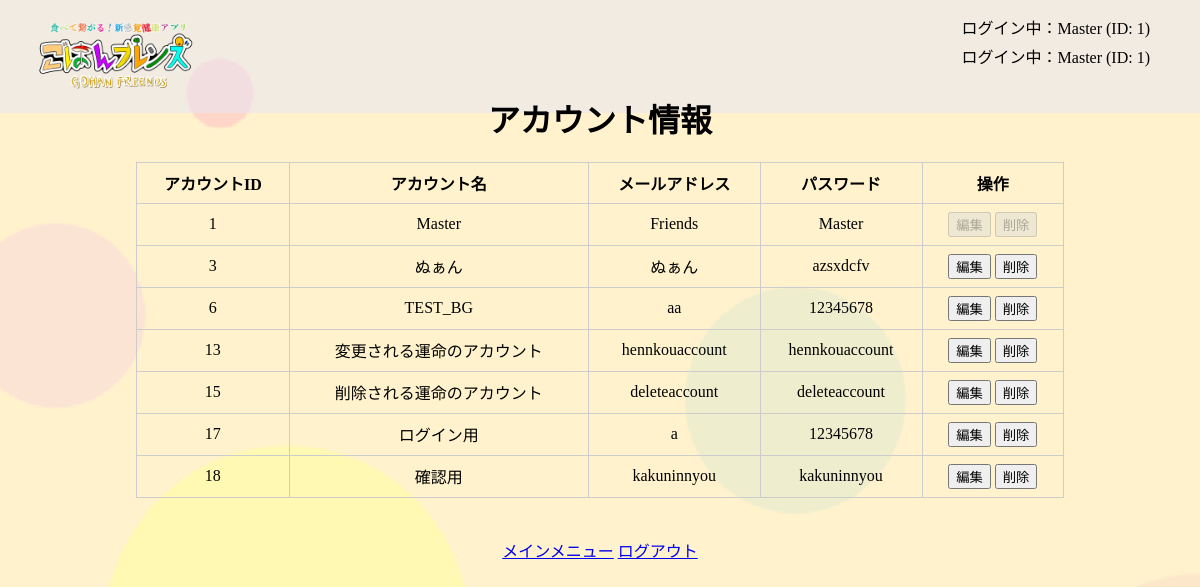
Page /master/account_look (signed in) on the committed database.
### tables this page shows
CREATE TABLE ACCOUNT (
                        ACCOUNT_ID INTEGER PRIMARY KEY AUTOINCREMENT,
                        ACCOUNT_NAME TEXT NOT NULL,
                        MAIL TEXT NOT NULL,
                        PASS TEXT NOT NULL
                    );

### app.py (the view)
@app.route('/master/account_look')
def account_look():
    if 'account_name' in session:
        conn = get_db()
        cur = conn.cursor()
        cur.execute("SELECT ACCOUNT_ID, ACCOUNT_NAME, MAIL, PASS FROM ACCOUNT")
        accounts = cur.fetchall()  # アカウント情報のリストを取得
        cur.close()
        conn.close()
        return render_template('master/account_look.html', accounts=accounts)  # 引数がシンプルになった

### app.py (called while the page is built)
def get_db():
    conn = sqlite3.connect(DATABASE)
    return conn

@app.context_processor
def inject_account_info():
    return {
        'account_name': session.get('account_name'),
        'account_id': session.get('account_id')
    }

### templates/master/account_look.html (shortened to what this page needs)
{% extends 'base.html' %}
{% block content %}
    <link rel="stylesheet" href="{{ url_for('static', filename='css/account_look.css') }}">
    <div class="container">
        <p>ログイン中：{{ account_name }} (ID: {{ account_id }})</p>
    </div>
    <h1 class="txtcenter">アカウント情報</h1>
    <div class="table-container">
        <table>
            <tr>
                <th>アカウントID</th>
                <th>アカウント名</th>
                <th>メールアドレス</th>
                <th>パスワード</th>
                <th>操作</th>
            </tr>
            {% for account in accounts %}
            <tr>
                <td>{{ account[0] }}</td>
                <td data-original="{{ account[1] }}">{{ account[1] }}</td>
                <td data-original="{{ account[2] }}">{{ account[2] }}</td>
                <td data-original="{{ account[3] }}">{{ account[3] }}</td>
                <td>
                    {% if account[0] == 1 %}
                        <button class="edit-button" type="button" disabled>編集</button>
                        <button class="delete-button" type="button" disabled>削除</button>
                    {% else %}
                        <button class="edit-button" type="button" onclick="editRow(this.parentElement.parentElement)">編集</button>
                        <button class="delete-button" type="button" onclick="showDeleteConfirmation(this.parentElement.parentElement)">削除</button>
                    {% endif %}
                </td>
            </tr>
            {% endfor %}
        </table>
    </div>
    <div class="txtcenter">
    <a href="{{ url_for('mainmenu') }}">メインメニュー</a>
    <a href="{{ url_for('logout') }}">ログアウト</a>
    </div>
{% endblock %}

### templates/base.html (shortened to what this page needs)
<!DOCTYPE html>
<html lang="ja">
<head>
    <link rel="stylesheet" href="../static/css/style.css">
</head>
<body background="{{ url_for('static', filename='img/background.png') }}" class="kabegami">
    <header class="clearfix">
        <img src="{{ url_for('static', filename='img/title.png') }}" class="header_logo">
    </header>
    <main>
        <div class="container">
            <p>ログイン中：{{ account_name }} (ID: {{ account_id }})</p>
        </div>
        {% block content %}{% endblock %}
    </main>
</body>
</html>

### static/css/style.css (style rules this page uses)
html, body { margin: 0; padding: 0; box-sizing: border-box; height: 100%; overflow: hidden; }
.kabegami { background-size: cover; }
header { display: flex; align-items: center; background-color: rgb(230,230,250,0.5); }
.header_logo { width: 200px; margin-left: 20px; margin-right: 20px; }
.clearfix::after { content: ""; clear: both; display: table; }
.container { display: flex; justify-content: right; align-items: center; height: 100%; padding-right: 10px; margin-top: -85px; margin-right:40px; }

### static/css/account_look.css (style rules this page uses)
body { height: 100%; }
.kabegami { background-size: cover; }
.container { display: flex; justify-content: right; align-items: center; height: 100%; padding-right: 10px; margin-top: -85px; margin-right: 40px; }
.txtcenter { margin-top:40px; text-align: center; }
.table-container { display: flex; justify-content: center; margin: 20px; }
table { border-collapse: collapse; width: 80%; }
th, td { border: 1px solid #ccc; padding: 8px; text-align: center; }
header { display: flex; align-items: center; background-color: rgb(230,230,250,0.5); }
.header_logo { width: 200px; margin-left: 20px; margin-right: 20px; }
.clearfix::after { content: ""; clear: both; display: table; }
html, body { margin: 0; padding: 0; box-sizing: border-box; }

### rows in the picture
ACCOUNT: ACCOUNT_ID "1", ACCOUNT_NAME "Master", MAIL "Friends", PASS "Master", shows "編集"
ACCOUNT: ACCOUNT_ID "3", ACCOUNT_NAME "ぬぁん", MAIL "ぬぁん", PASS "azsxdcfv", shows "編集"
ACCOUNT: ACCOUNT_ID "6", ACCOUNT_NAME "TEST_BG", MAIL "aa", PASS "12345678", shows "編集"
ACCOUNT: ACCOUNT_ID "13", ACCOUNT_NAME "変更される運命のアカウント", MAIL "hennkouaccount", PASS "hennkouaccount", shows "編集"
ACCOUNT: ACCOUNT_ID "15", ACCOUNT_NAME "削除される運命のアカウント", MAIL "deleteaccount", PASS "deleteaccount", shows "編集"
ACCOUNT: ACCOUNT_ID "17", ACCOUNT_NAME "ログイン用", MAIL "a", PASS "12345678", shows "編集"
ACCOUNT: ACCOUNT_ID "18", ACCOUNT_NAME "確認用", MAIL "kakuninnyou", PASS "kakuninnyou", shows "編集"

### other values in the picture
{{ account_name }} "Master"
{{ account_id }} "1"
